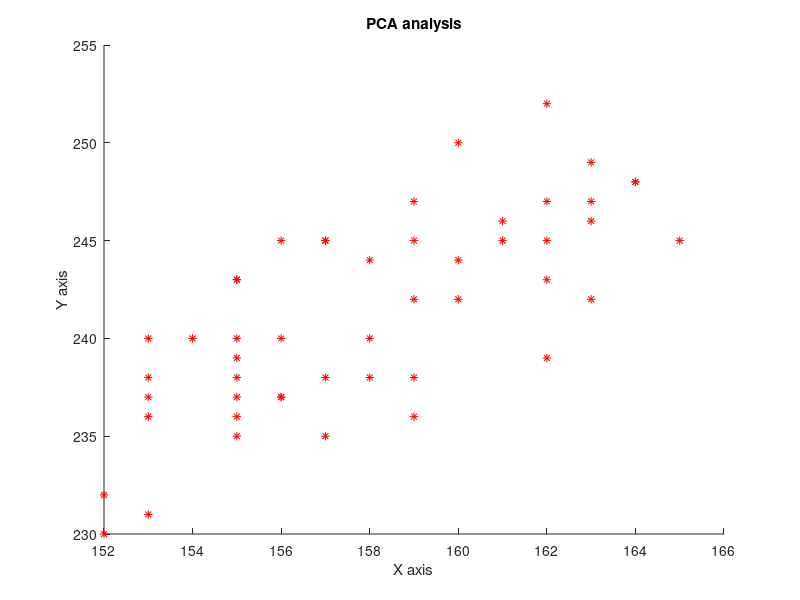

Reproduce this figure in MATLAB. (Note: this script raises an error after producing the figure.)

data =load("sparrows.dat");
labels = load("sparrows_labels.dat");
data_with_labels = [data,labels] ;

%% 

norm_data =  normalize(data,'zscore')



%% 
scatter(data(:,1),data(:,2),'r','*')
ylabel('Y axis')
xlabel('X axis')
title('PCA analysis')
xline(0,'k')
yline(0,'k')
xlim([-5 5])
ylim([-5 5])

grid on
%% 

C =cov(data)

[V,D] = eig(C)

%sort(D, 'descend')

[d,ind] =sort(diag(D))

Ds = D(ind,ind)

Vs = V(:,ind)

%% 

%Use a scatterplot to verify the rotation of the original data.

dataRotated = data*Vs
hold on 
grid on
scatter(dataRotated(:,1),dataRotated(:,2),'b','o')

%% 
%Verify your work further by checking that the trace of the 
%covariance of the rotated data is the same as that
%of the covariance of the original data.

data_Rot_trace = trace(cov(dataRotated))
traceC=trace(C)


